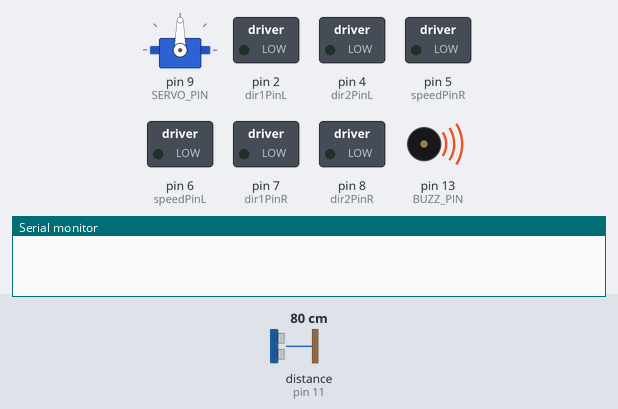
A sketch run on a simulated Arduino Uno, built with avr-gcc and run on an emulated ATmega328P. Parts: servo, switched loads named in the sketch (green lamp = pin HIGH), buzzer (waves = sounding, pin HIGH), the last lines printed to the serial monitor. Wiring (inferred from the names in the program): ultrasonic range finder: trigger pin 12; echo pin 11. The test bench sets the inputs (shaded band); at power-on: distance to the obstacle (sensor on pin 11) 80 cm. The echo pulse lasts 58.3 µs per cm; pins used as bus, display or sensor lines are not drawn.

Above: at 4.98 s.
5.3 s: distance to the obstacle (sensor on pin 11) set to 250 cm
At 7.04 s:
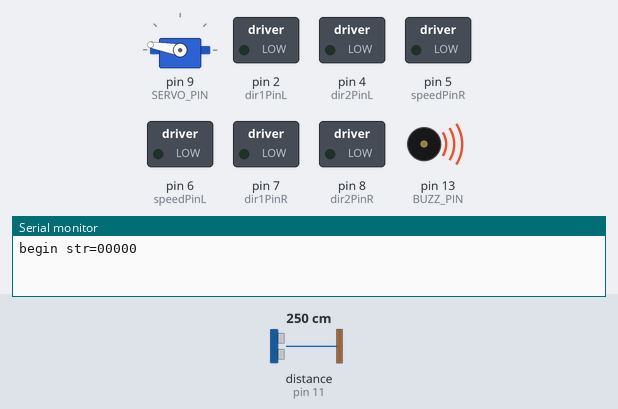
8.3 s: distance to the obstacle (sensor on pin 11) set to 2 cm
At 8.79 s:
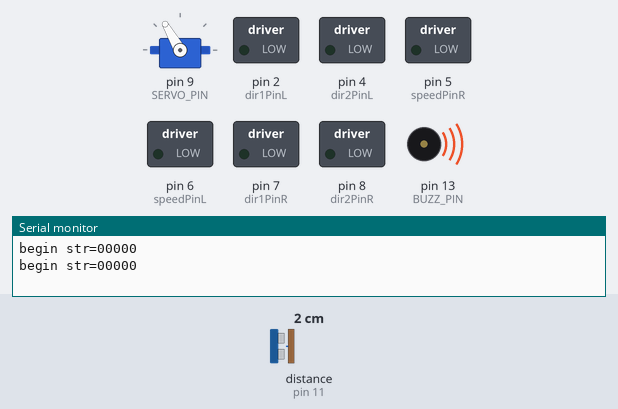
Timing chart, 0 to 17.3 s (numbered marks = the images above; inputs shaded):
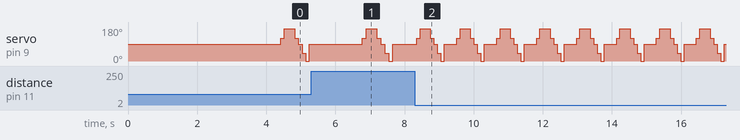

The sketch:

smartcar-lesson3-whatDividesRobotsAndRcCars.ino
```cpp
  #include <Servo.h>
#include "configuration.h"

Servo head;
/*motor control*/
void go_Advance(void)  //Forward
{
//yes I'm going to make you do this again.  When you read this comment know I was twirling my moustache like a disney villain the whole time I wrote it.
}
void go_Left()  //Turn left
{
  //mwa
}
void go_Right()  //Turn right
{
  //ha
}
void go_Back()  //Reverse
{
//ha
}
void stop_Stop()    //Stop
{
//ha
}

/*set motor speed */
void set_Motorspeed(int speed_L,int speed_R)
{
  //hmm I wonder if you remember how to do this
}

void buzz_ON()   //open buzzer
{
  //which way is open?
}
void buzz_OFF()  //close buzzer
{
  //guess you'll have to find out!
}
void alarm(){
   //If only there were a way to tell arduino to turn a buzzer on, delay for a bit, and then turn it off
}

/*detection of ultrasonic distance*/
int watch(){
  long echo_distance;
  digitalWrite(Trig_PIN,LOW);
  delayMicroseconds(5);
  digitalWrite(Trig_PIN,HIGH);
  delayMicroseconds(15);
  digitalWrite(Trig_PIN,LOW);
  echo_distance=pulseIn(Echo_PIN,HIGH);
  echo_distance=echo_distance*0.01657; //how far away is the object in cm
  //Serial.println((int)echo_distance);
  return round(echo_distance);
}
//Measures distances to the right, left, front, left diagonal, right diagonal and asign them in cm to the variables rightscanval,
//leftscanval, centerscanval, ldiagonalscanval and rdiagonalscanval (there are 5 points for distance testing)
String watchsurrounding(){
/*  obstacle_status is a binary integer, its last 5 digits stands for if there is any obstacles in 5 directions,
 *   for example B101000 last 5 digits is 01000, which stands for Left front has obstacle, B100111 means front, right front and right ha
 */

int obstacle_status =B100000;
  centerscanval = watch();
  if(centerscanval<distancelimit){
    stop_Stop();
    alarm();
    obstacle_status  =obstacle_status | B100;
    }
  head.write(120);
  delay(100);
  ldiagonalscanval = watch();
  if(ldiagonalscanval<distancelimit){
    stop_Stop();
    alarm();
     obstacle_status  =obstacle_status | B1000;
    }
  head.write(170); //Didn't use 180 degrees because my servo is not able to take this angle
  delay(300);
  leftscanval = watch();
  if(leftscanval<sidedistancelimit){
    stop_Stop();
    alarm();
     obstacle_status  =obstacle_status | B10000;
    }
  head.write(120);
  delay(100);
  ldiagonalscanval = watch();
  if(ldiagonalscanval<distancelimit){
    stop_Stop();
    alarm();
    obstacle_status  =obstacle_status | B1000;
    }
  head.write(90); //use 90 degrees if you are moving your servo through the whole 180 degrees
  delay(100);
  centerscanval = watch();
  if(centerscanval<distancelimit){
    stop_Stop();
    alarm();
    obstacle_status  =obstacle_status | B100;
    }
  head.write(40);
  delay(100);
  rdiagonalscanval = watch();
  if(rdiagonalscanval<distancelimit){
    stop_Stop();
    alarm();
    obstacle_status  =obstacle_status | B10;
    }
  head.write(0);
  delay(100);
  rightscanval = watch();
  if(rightscanval<sidedistancelimit){
    stop_Stop();
    alarm();
    obstacle_status  =obstacle_status | 1;
    }
  head.write(90); //Finish looking around (look forward again)
  delay(300);
   String obstacle_str= String(obstacle_status,BIN);
  obstacle_str= obstacle_str.substring(1,6);

  return obstacle_str; //return 5-character string standing for 5 direction obstacle status
}

void auto_avoidance(){
  set_Motorspeed(SPEED,SPEED);
  go_Advance();  // if nothing is wrong go forward using go() function above.
  ++numcycles;
  if(numcycles>=80){ //Watch if something is around every 100 loops while moving forward
     stop_Stop();
    String obstacle_sign=watchsurrounding(); // 5 digits of obstacle_sign binary value means the 5 direction obstacle status
      Serial.print("begin str=");
        Serial.println(obstacle_sign);
    if( obstacle_sign=="11100" || obstacle_sign=="11000"  || obstacle_sign=="10100"  || obstacle_sign=="01100"  || obstacle_sign=="01110" ||obstacle_sign=="00100"  ||obstacle_sign=="01000" ){
      go_Right();
      delay(turntime);
      stop_Stop();
    }
    if(obstacle_sign=="00111" || obstacle_sign=="00011"  || obstacle_sign=="00101" || obstacle_sign=="00110" || obstacle_sign=="01010"  || obstacle_sign=="00010"  ){
      go_Left();
      delay(turntime);
      stop_Stop();
    }

    if(  obstacle_sign=="01111" ||  obstacle_sign=="10111" ||  obstacle_sign=="11011" ||  obstacle_sign=="11101"  ||  obstacle_sign=="11110"  ){
          go_Back();
		  set_Motorspeed(BACK_SPEED1,BACK_SPEED2);
       delay(backtime);
          stop_Stop();
        }
    numcycles=0; //Restart count of cycles
  }
  distance = watch(); // use the watch() function to see if anything is ahead (when the robot is just moving forward and not looking around it will test the distance in front)
  if (distance<distancelimit){ // The robot will just stop if it is completely sure there's an obstacle ahead (must test 25 times) (needed to ignore ultrasonic sensor's false signals)
  go_Back();
      ++thereis;}
  if (distance>distancelimit){
      thereis=0;} //Count is restarted
  if (thereis > 25){
    stop_Stop(); // Since something is ahead, stop moving.
    thereis=0;
  }
}

void setup() {
  /*setup L298N pin mode*/
  pinMode(dir1PinL, OUTPUT);
  pinMode(dir2PinL, OUTPUT);
  pinMode(speedPinL, OUTPUT);
  pinMode(dir1PinR, OUTPUT);
  pinMode(dir2PinR, OUTPUT);
  pinMode(speedPinR, OUTPUT);
  stop_Stop();//stop move
  /*init HC-SR04*/
  pinMode(Trig_PIN, OUTPUT);
  pinMode(Echo_PIN,INPUT);
  /*init buzzer*/
  pinMode(BUZZ_PIN, OUTPUT);
  digitalWrite(BUZZ_PIN, HIGH);
  buzz_OFF();

  digitalWrite(Trig_PIN,LOW);
  /*init servo*/
  head.attach(SERVO_PIN);
  head.write(90);
   delay(4000);

  /*baud rate*/
  Serial.begin(9600);

}

void loop() {
 auto_avoidance();
}
```

configuration.h
```cpp
/*Declare L298N Dual H-Bridge Motor Controller directly since there is not a library to load.*/
//Define L298N Dual H-Bridge Motor Controller Pins
#define dir1PinL  2    //Motor direction
#define dir2PinL  4    //Motor direction
#define speedPinL 6    // Needs to be a PWM pin to be able to control motor speed

#define dir1PinR  7    //Motor direction
#define dir2PinR  8   //Motor direction
#define speedPinR 5    // Needs to be a PWM pin to be able to control motor speed

#define SERVO_PIN     9  //servo connect to D9

#define Echo_PIN    11 // Ultrasonic Echo pin connect to D11
#define Trig_PIN    12  // Ultrasonic Trig pin connect to D12

#define BUZZ_PIN     13

#define SPEED  200     //both sides of the motor speed
#define BACK_SPEED1  100     //back speed
#define BACK_SPEED2  150     //back speed

int leftscanval, centerscanval, rightscanval, ldiagonalscanval, rdiagonalscanval;
const int distancelimit = 30; //distance limit for obstacles in front
const int sidedistancelimit = 30; //minimum distance in cm to obstacles at both sides (the car will allow a shorter distance sideways)
int distance;
int numcycles = 0;
const int turntime = 800; //Time the robot spends turning (miliseconds)
const int backtime = 600; //Time the robot spends turning (miliseconds)

int thereis;
```

Measured:
- by itself, servo on pin 9 (SERVO_PIN): repeats every 1.2 s: 170° 0.30 s, 120° 0.10 s, 90° 0.10 s, 40° 0.10 s, 0° 0.10 s, 90° 0.35 s, 120° 0.10 s
